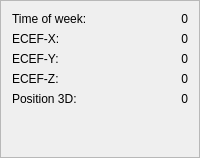
                <widget class="QFrame" name="framePOSECEF">
                 <property name="frameShape">
                  <enum>QFrame::StyledPanel</enum>
                 </property>
                 <property name="frameShadow">
                  <enum>QFrame::Raised</enum>
                 </property>
                 <layout class="QGridLayout" name="gridLayout_5">
                  <item row="3" column="1">
                   <widget class="QLabel" name="labelPOSECEFECEFY">
                    <property name="text">
                     <string>0</string>
                    </property>
                    <property name="alignment">
                     <set>Qt::AlignRight|Qt::AlignTrailing|Qt::AlignVCenter</set>
                    </property>
                   </widget>
                  </item>
                  <item row="1" column="0">
                   <widget class="QLabel" name="label_29">
                    <property name="text">
                     <string>Time of week: </string>
                    </property>
                   </widget>
                  </item>
                  <item row="5" column="1">
                   <widget class="QLabel" name="labelPOSECEFPOS3D">
                    <property name="text">
                     <string>0</string>
                    </property>
                    <property name="alignment">
                     <set>Qt::AlignRight|Qt::AlignTrailing|Qt::AlignVCenter</set>
                    </property>
                   </widget>
                  </item>
                  <item row="4" column="1">
                   <widget class="QLabel" name="labelPOSECEFECEFZ">
                    <property name="text">
                     <string>0</string>
                    </property>
                    <property name="alignment">
                     <set>Qt::AlignRight|Qt::AlignTrailing|Qt::AlignVCenter</set>
                    </property>
                   </widget>
                  </item>
                  <item row="2" column="0">
                   <widget class="QLabel" name="label_30">
                    <property name="text">
                     <string>ECEF-X: </string>
                    </property>
                   </widget>
                  </item>
                  <item row="5" column="0">
                   <widget class="QLabel" name="label_34">
                    <property name="text">
                     <string>Position 3D: </string>
                    </property>
                   </widget>
                  </item>
                  <item row="4" column="0">
                   <widget class="QLabel" name="label_32">
                    <property name="text">
                     <string>ECEF-Z: </string>
                    </property>
                   </widget>
                  </item>
                  <item row="1" column="1">
                   <widget class="QLabel" name="labelPOSECEFITOW">
                    <property name="text">
                     <string>0</string>
                    </property>
                    <property name="alignment">
                     <set>Qt::AlignRight|Qt::AlignTrailing|Qt::AlignVCenter</set>
                    </property>
                   </widget>
                  </item>
                  <item row="3" column="0">
                   <widget class="QLabel" name="label_31">
                    <property name="text">
                     <string>ECEF-Y: </string>
                    </property>
                   </widget>
                  </item>
                  <item row="2" column="1">
                   <widget class="QLabel" name="labelPOSECEFECEFX">
                    <property name="text">
                     <string>0</string>
                    </property>
                    <property name="alignment">
                     <set>Qt::AlignRight|Qt::AlignTrailing|Qt::AlignVCenter</set>
                    </property>
                   </widget>
                  </item>
                  <item row="6" column="0">
                   <spacer name="verticalSpacer_10">
                    <property name="orientation">
                     <enum>Qt::Vertical</enum>
                    </property>
                    <property name="sizeHint" stdset="0">
                     <size>
                      <width>20</width>
                      <height>40</height>
                     </size>
                    </property>
                   </spacer>
                  </item>
                 </layout>
                </widget>
